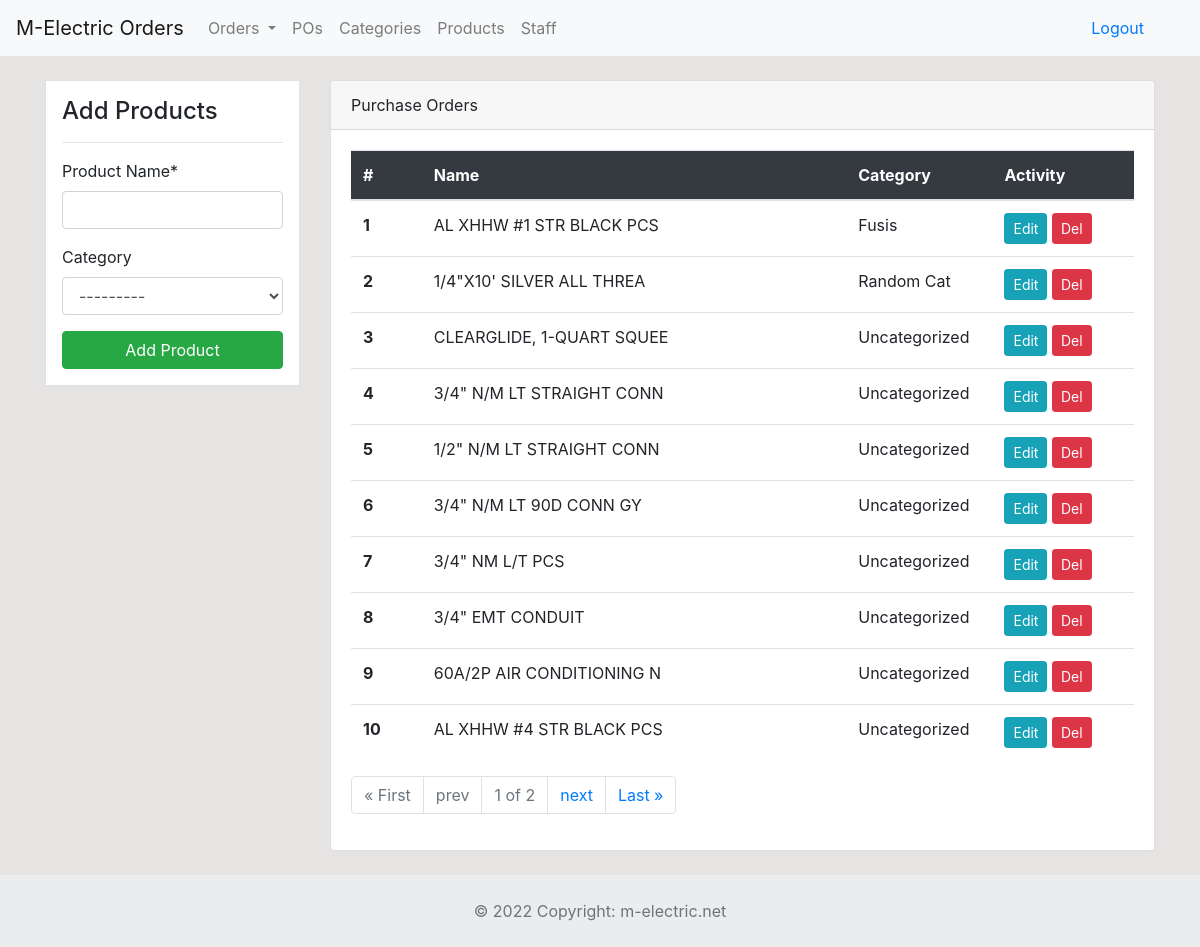
/products (signed in), run on the app's committed database.
### dashboard/models.py (models this page shows, shortened)
class Product(models.Model):
	product_name = models.CharField('Product Name', max_length=100)
	category = models.ForeignKey(Category, blank=True, null=True, on_delete=models.CASCADE)

class Category(models.Model):
	category_name = models.CharField('Category', max_length=50)
	def __str__(self):
		return self.category_name

### dashboard/views.py (the view)
# urls.py: path('products', views.products, name='products'),
@login_required
def products(request):
    products_list = Product.objects.all().order_by('-id')
    products_paginator = Paginator(Product.objects.all().order_by('-id'), 10)
    requested_page = request.GET.get('page')
    all_products = products_paginator.get_page(requested_page)
    if request.method == 'POST':
        form = ProductForm(request.POST)
        if form.is_valid:
            form.save()
            return redirect('products')
    else:
        form = ProductForm()
    context = {
        'products_list': products_list,
        'form': form,
        'all_products': all_products
    }
    return render(request, 'dashboard/products.html', context)

### dashboard/forms.py
class ProductForm(forms.ModelForm):
    class Meta:
        model = Product
        fields = ['product_name','category']

### templates/dashboard/products.html (shortened to what this page needs)
{% extends 'partials/base.html' %}
{% load crispy_forms_tags %}
{% block content %}
{% if user.is_authenticated and user.is_staff %}
<div class="container">
    <div class="row my-4">
        <div class="col-md-3">
            <div class="border bg-white p-3">
                <h4>Add Products</h4>
                <hr>
                <form method="POST">
                    {{ form|crispy }}
                    <input class="btn btn-success btn-block" type="submit" value="Add Product">
                </form>
            </div>
        </div>
        <div class="col-md-9">
            <div class="card pl-0">
                <div class="card-header">
                    Purchase Orders
                </div>
                <div class="card-body">
                    <div class="col-md-12 pl-0 pr-0">
                        <div class="table-responsive">
                            <table class="table bg-white">
                                <thead class="bg-dark">
                                    <tr class="text-white">
                                        <th scope="col" class="col-1" >#</th>
                                        <th scope="col" class="col-6">Name</th>
                                        <th scope="col" class="col-2">Category</th>
                                        <th scope="col" class="col-2">Activity</th>
                                    </tr>
                                </thead>
                                <tbody>
                                    {% for product in all_products %}
                                    <tr>
                                        <th scope="row">{{ forloop.counter }}</th>
                                        <td>{{ product.product_name }}</td>
                                            {% if product.category %}
                                            <td>{{ product.category }}</td>
                                            {% else %}
                                            <td>Uncategorized</td>
                                            {% endif %}
                                        <td>
                                            <a class="btn btn-info btn-sm" href="{% url 'product-update' product.id %}">Edit</a>
                                            <a class="btn btn-danger btn-sm" href="{% url 'product-delete' product.id %}">Del</a>
                                        </td>
                                    </tr>
                                    {% endfor %}
                                </tbody>
                            </table>
                        </div>
                        <nav aria-label="Page navigation example">
                            <ul class="pagination">
                                {% if all_products.has_previous %}
                                <li class="page-item"><a href="?page=1" class="page-link"> &laquo; First </a></li>
                                <li class="page-item"><a href="?page={{all_products.previous_page_number}}" class="page-link">prev</a></li>
                                {% else %}
                                <li class="page-item disabled"><a href="#" class="page-link"> &laquo; First </a></li>
                                <li class="page-item disabled"><a href="#" class="page-link">prev</a></li>
                                {% endif %}
                                <li class="page-item disabled">
                                    <a href="#" class="page-link">{{all_products.number}} of {{all_products.paginator.num_pages}}</a>
                                </li>
                                {% if all_products.has_next %}
                                <li class="page-item"><a class="page-link" href="?page={{all_products.next_page_number}}">next</a></li>
                                <li class="page-item"><a class="page-link" href="?page={{all_products.paginator.num_pages}}">Last &raquo;</a></li>
                                {% else %}
                                <li class="page-item disabled"><a class="page-link" href="#">next</a></li>
                                <li class="page-item disabled"><a class="page-link" href="#">Last &raquo;</a></li>
                                {% endif %}
                            </ul>
                        </nav>
                    </div>
                </div>
            </div>
        </div>
    </div>
</div>
{% endif %}
{% endblock %}
{% block footer %}
{% include 'partials/footer.html' %}
{% endblock %}

### static/style.css (style rules this page uses)
body { background: rgb(230, 227, 227); }

### data on the page
Product: product_name "AL XHHW #1 STR BLACK PCS", category "Fusis"
Product: product_name "1/4\"X10' SILVER ALL THREA", category "Random Cat"
Product: product_name "CLEARGLIDE, 1-QUART SQUEE", shows "Uncategorized"
Product: product_name "3/4\" N/M LT STRAIGHT CONN", shows "Uncategorized"
Product: product_name "1/2\" N/M LT STRAIGHT CONN", shows "Uncategorized"
Product: product_name "3/4\" N/M LT 90D CONN GY", shows "Uncategorized"
Product: product_name "3/4\" NM L/T PCS", shows "Uncategorized"
Product: product_name "3/4\" EMT CONDUIT", shows "Uncategorized"
Product: product_name "60A/2P AIR CONDITIONING N", shows "Uncategorized"
Product: product_name "AL XHHW #4 STR BLACK PCS", shows "Uncategorized"

### other printed values
{{ all_products.number }} "1"
{{ all_products.paginator.num_pages }} "2"
